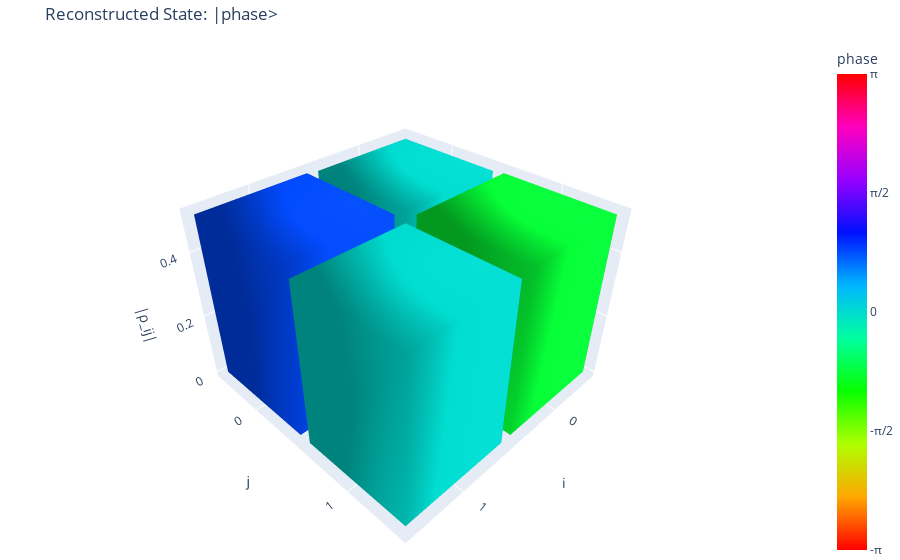

The notebook cell saved with this chart:
### Markdown cell above
## Task 4 · Single-Qubit Tomography
- Synthesize the reference states from Task 2 (|0⟩, |1⟩, |+⟩, |−⟩, phase-offset) plus any noisy variants you want to study.
- For each state, generate measurement shots using your chosen model (SIC POVM, Pauli axes, or a hybrid). Capture raw counts, probabilities, and seeds.
- Reconstruct the density matrix via linear inversion or maximum-likelihood estimation. Compare results across measurement models when possible.
- Quantify reconstruction fidelity (e.g., fidelity, trace distance, Bloch vector error) and tabulate the metrics.
- save data under `data/single_qubit/`: measurement outcomes (`.npx`/`.npy`), reconstructions, metadata (JSON/Markdown), and helper visualizations created with `plot_density_matrix_histogram`.

### Code cell
import pandas as pd
import numpy as np

# 1. The Reconstruction Logic (Linear Inversion)
def reconstruct_rho_linear(df):
    """
    Finds the Bloch vector (rx, ry, rz) from counts and builds rho.
    """
    # r_z = <Z> = (count_0 - count_1) / total_shots
    z_data = df[df['basis'] == 'Z'].iloc[0]
    r_z = (z_data['count_0'] - z_data['count_1']) / z_data['shots']
    
    x_data = df[df['basis'] == 'X'].iloc[0]
    r_x = (x_data['count_0'] - x_data['count_1']) / x_data['shots']
    
    y_data = df[df['basis'] == 'Y'].iloc[0]
    r_y = (y_data['count_0'] - y_data['count_1']) / y_data['shots']
    
    # Standard Pauli Matrices
    I = np.eye(2)
    X = np.array([[0, 1], [1, 0]])
    Y = np.array([[0, -1j], [1j, 0]])
    Z = np.array([[1, 0], [0, -1]])
    
    # rho = 1/2 * (I + r.sigma)
    return 0.5 * (I + r_x*X + r_y*Y + r_z*Z)

# 2. The Validation Logic
def calculate_fidelity(rho_true, rho_reco):
    return np.real(np.trace(rho_true @ rho_reco))

# 3. Execution Loop for all 5 States
tomography_results = []

for variant in my_variants:
    # Load the CSV data and the Ground Truth .npy file
    df = pd.read_csv(variant.measurement_data_path)
    rho_true = np.load(variant.density_matrix_path)
    
    # Reconstructing and Score
    rho_reco = reconstruct_rho_linear(df)
    fid = calculate_fidelity(rho_true, rho_reco)
    
    tomography_results.append({
        "State": variant.name,
        "Fidelity": fid
    })

# 4. Displaying the results Table
results_df = pd.DataFrame(tomography_results)
print("--- Reconstruction Metrics ---")
print(results_df)

# Final Visual Check for the 'phase' state
plot_density_matrix_histogram(rho_reco, title=f"Reconstructed State: |phase>")

### Figure 1 — Plotly figure (JSON) as saved in the notebook; plotly's stock layout.template omitted (floating-point values rounded to 4 significant figures)
{"data": [{"cmax": 3.142, "cmin": -3.142, "colorbar": {"ticktext": ["-π", "-π/2", "0", "π/2", "π"], "tickvals": [-3.142, -1.571, 0, 1.571, 3.142], "title": {"text": "phase "}}, "colorscale": [[0, "#ff0000"], [0.1111, "#ffa700"], [0.2222, "#afff00"], [0.3333, "#08ff00"], [0.4444, "#00ff9f"], [0.5556, "#00b7ff"], [0.6667, "#0010ff"], [0.7778, "#9700ff"], [0.8889, "#ff00bf"], [1, "#ff0000"]], "flatshading": false, "hovertemplate": "i=0, j=0<br>|ρ_ij|=0.502<br>arg(ρ_ij)=0<extra></extra>", "i": [0, 0, 4, 4, 0, 0, 1, 1, 2, 2, 3, 3], "intensity": [0, 0, 0, 0, 0, 0, 0, 0], "j": [1, 2, 5, 6, 1, 5, 2, 6, 3, 7, 0, 4], "k": [2, 3, 6, 7, 5, 4, 6, 5, 7, 6, 4, 7], "lighting": {"ambient": 0.6, "diffuse": 0.7}, "opacity": 1, "showscale": true, "type": "mesh3d", "x": [-0.45, 0.45, 0.45, -0.45, -0.45, 0.45, 0.45, -0.45], "y": [-0.45, -0.45, 0.45, 0.45, -0.45, -0.45, 0.45, 0.45], "z": [0, 0, 0, 0, 0.502, 0.502, 0.502, 0.502]}, {"cmax": 3.142, "cmin": -3.142, "colorscale": [[0, "#ff0000"], [0.1111, "#ffa700"], [0.2222, "#afff00"], [0.3333, "#08ff00"], [0.4444, "#00ff9f"], [0.5556, "#00b7ff"], [0.6667, "#0010ff"], [0.7778, "#9700ff"], [0.8889, "#ff00bf"], [1, "#ff0000"]], "flatshading": false, "hovertemplate": "i=0, j=1<br>|ρ_ij|=0.507<br>arg(ρ_ij)=-1/4π<extra></extra>", "i": [0, 0, 4, 4, 0, 0, 1, 1, 2, 2, 3, 3], "intensity": [-0.8063, -0.8063, -0.8063, -0.8063, -0.8063, -0.8063, -0.8063, -0.8063], "j": [1, 2, 5, 6, 1, 5, 2, 6, 3, 7, 0, 4], "k": [2, 3, 6, 7, 5, 4, 6, 5, 7, 6, 4, 7], "lighting": {"ambient": 0.6, "diffuse": 0.7}, "opacity": 1, "showscale": false, "type": "mesh3d", "x": [-0.45, 0.45, 0.45, -0.45, -0.45, 0.45, 0.45, -0.45], "y": [0.55, 0.55, 1.45, 1.45, 0.55, 0.55, 1.45, 1.45], "z": [0, 0, 0, 0, 0.5071, 0.5071, 0.5071, 0.5071]}, {"cmax": 3.142, "cmin": -3.142, "colorscale": [[0, "#ff0000"], [0.1111, "#ffa700"], [0.2222, "#afff00"], [0.3333, "#08ff00"], [0.4444, "#00ff9f"], [0.5556, "#00b7ff"], [0.6667, "#0010ff"], [0.7778, "#9700ff"], [0.8889, "#ff00bf"], [1, "#ff0000"]], "flatshading": false, "hovertemplate": "i=1, j=0<br>|ρ_ij|=0.507<br>arg(ρ_ij)=1/4π<extra></extra>", "i": [0, 0, 4, 4, 0, 0, 1, 1, 2, 2, 3, 3], "intensity": [0.8063, 0.8063, 0.8063, 0.8063, 0.8063, 0.8063, 0.8063, 0.8063], "j": [1, 2, 5, 6, 1, 5, 2, 6, 3, 7, 0, 4], "k": [2, 3, 6, 7, 5, 4, 6, 5, 7, 6, 4, 7], "lighting": {"ambient": 0.6, "diffuse": 0.7}, "opacity": 1, "showscale": false, "type": "mesh3d", "x": [0.55, 1.45, 1.45, 0.55, 0.55, 1.45, 1.45, 0.55], "y": [-0.45, -0.45, 0.45, 0.45, -0.45, -0.45, 0.45, 0.45], "z": [0, 0, 0, 0, 0.5071, 0.5071, 0.5071, 0.5071]}, {"cmax": 3.142, "cmin": -3.142, "colorscale": [[0, "#ff0000"], [0.1111, "#ffa700"], [0.2222, "#afff00"], [0.3333, "#08ff00"], [0.4444, "#00ff9f"], [0.5556, "#00b7ff"], [0.6667, "#0010ff"], [0.7778, "#9700ff"], [0.8889, "#ff00bf"], [1, "#ff0000"]], "flatshading": false, "hovertemplate": "i=1, j=1<br>|ρ_ij|=0.498<br>arg(ρ_ij)=0<extra></extra>", "i": [0, 0, 4, 4, 0, 0, 1, 1, 2, 2, 3, 3], "intensity": [0, 0, 0, 0, 0, 0, 0, 0], "j": [1, 2, 5, 6, 1, 5, 2, 6, 3, 7, 0, 4], "k": [2, 3, 6, 7, 5, 4, 6, 5, 7, 6, 4, 7], "lighting": {"ambient": 0.6, "diffuse": 0.7}, "opacity": 1, "showscale": false, "type": "mesh3d", "x": [0.55, 1.45, 1.45, 0.55, 0.55, 1.45, 1.45, 0.55], "y": [0.55, 0.55, 1.45, 1.45, 0.55, 0.55, 1.45, 1.45], "z": [0, 0, 0, 0, 0.498, 0.498, 0.498, 0.498]}], "layout": {"margin": {"b": 0, "l": 0, "r": 0, "t": 40}, "scene": {"aspectratio": {"x": 1, "y": 1, "z": 0.7}, "xaxis": {"tickmode": "array", "ticktext": ["0", "1"], "tickvals": [0, 1], "title": {"text": "i"}}, "yaxis": {"tickmode": "array", "ticktext": ["0", "1"], "tickvals": [0, 1], "title": {"text": "j"}}, "zaxis": {"title": {"text": "|ρ_ij|"}}}, "title": {"text": "Reconstructed State: |phase>"}}}
